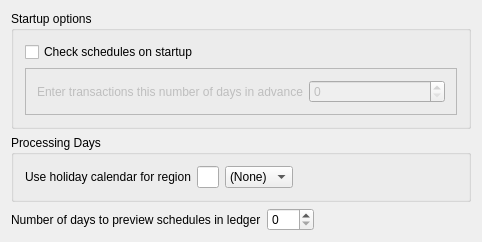
<?xml version="1.0" encoding="UTF-8"?>
<ui version="4.0" stdsetdef="1">
  <author></author>
  <comment></comment>
  <exportmacro></exportmacro>
  <class>KSettingsSchedules</class>
  <widget class="QWidget" name="KSettingsSchedules">
    <property name="geometry">
      <rect>
        <x>0</x>
        <y>0</y>
        <width>482</width>
        <height>236</height>
      </rect>
    </property>
    <property name="windowTitle">
      <string>Schedule Settings</string>
    </property>
    <layout class="QVBoxLayout">
      <item>
        <widget class="QGroupBox" name="groupBox6">
          <property name="title">
            <string>Startup options</string>
          </property>
          <layout class="QVBoxLayout">
            <item>
              <widget class="QCheckBox" name="kcfg_CheckSchedule">
                <property name="text">
                  <string>Check schedules on startup</string>
                </property>
              </widget>
            </item>
            <item>
              <widget class="QFrame" name="m_dayCountFrame">
                <property name="enabled">
                  <bool>false</bool>
                </property>
                <property name="frameShape">
                  <enum>QFrame::StyledPanel</enum>
                </property>
                <property name="frameShadow">
                  <enum>QFrame::Raised</enum>
                </property>
                <layout class="QHBoxLayout">
                  <item>
                    <widget class="QLabel" name="textLabel3">
                      <property name="text">
                        <string>Enter transactions this number of days in advance</string>
                      </property>
                      <property name="wordWrap">
                        <bool>false</bool>
                      </property>
                    </widget>
                  </item>
                  <item>
                    <widget class="QSpinBox" name="kcfg_CheckSchedulePreview">
                      <property name="maximum">
                        <number>999</number>
                      </property>
                    </widget>
                  </item>
                </layout>
              </widget>
            </item>
          </layout>
        </widget>
      </item>
      <item>
        <widget class="QGroupBox" name="processingDaysBox">
          <property name="title">
            <string>Processing Days</string>
          </property>
          <layout class="QHBoxLayout" name="processingDaysLayout">
            <item>
              <widget class="QLabel" name="calendarLabel">
                <property name="text">
                  <string>Use holiday calendar for region</string>
                </property>
                <property name="wordWrap">
                  <bool>false</bool>
                </property>
              </widget>
            </item>
            <item>
              <widget class="KLineEdit" name="kcfg_HolidayRegion"/>
            </item>
            <item>
              <widget class="KComboBox" name="m_holidayRegion">
                <item>
                  <property name="text">
                    <string comment="@item no holiday region selected">(None)</string>
                  </property>
                </item>
              </widget>
            </item>
            <item>
              <spacer name="processingDaysSpacer">
                <property name="orientation">
                  <enum>Qt::Horizontal</enum>
                </property>
                <property name="sizeType">
                  <enum>QSizePolicy::Expanding</enum>
                </property>
                <property name="sizeHint" stdset="0">
                  <size>
                    <width>282</width>
                    <height>17</height>
                  </size>
                </property>
              </spacer>
            </item>
          </layout>
        </widget>
      </item>
      <item>
        <layout class="QHBoxLayout">
          <item>
            <widget class="QLabel" name="textLabel1">
              <property name="text">
                <string>Number of days to preview schedules in ledger</string>
              </property>
              <property name="wordWrap">
                <bool>false</bool>
              </property>
            </widget>
          </item>
          <item>
            <widget class="QSpinBox" name="kcfg_SchedulePreview">
              <property name="maximum">
                <number>999</number>
              </property>
            </widget>
          </item>
          <item>
            <spacer name="spacer2">
              <property name="sizeHint">
                <size>
                  <width>41</width>
                  <height>21</height>
                </size>
              </property>
              <property name="sizeType">
                <enum>QSizePolicy::Expanding</enum>
              </property>
              <property name="orientation">
                <enum>Qt::Horizontal</enum>
              </property>
            </spacer>
          </item>
        </layout>
      </item>
      <item>
        <spacer name="spacer10">
          <property name="sizeHint">
            <size>
              <width>20</width>
              <height>40</height>
            </size>
          </property>
          <property name="sizeType">
            <enum>QSizePolicy::Expanding</enum>
          </property>
          <property name="orientation">
            <enum>Qt::Vertical</enum>
          </property>
        </spacer>
      </item>
    </layout>
  </widget>
  <layoutdefault spacing="6" margin="11"/>
  <customwidgets>
    <customwidget>
      <class>QSpinBox</class>
      <extends>QSpinBox</extends>
      <header>knuminput.h</header>
    </customwidget>
    <customwidget>
      <class>KComboBox</class>
      <extends>QComboBox</extends>
      <header>kcombobox.h</header>
    </customwidget>
    <customwidget>
      <class>KLineEdit</class>
      <extends>QLineEdit</extends>
      <header>klineedit.h</header>
    </customwidget>
  </customwidgets>
  <connections>
    <connection>
      <sender>kcfg_CheckSchedule</sender>
      <signal>toggled(bool)</signal>
      <receiver>m_dayCountFrame</receiver>
      <slot>setEnabled(bool)</slot>
    </connection>
  </connections>
</ui>
